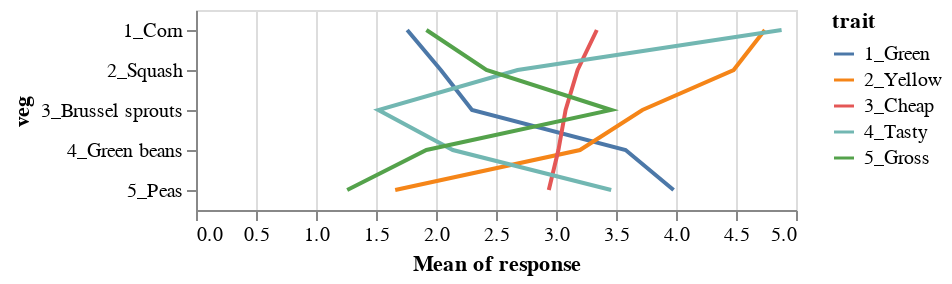

Notebook cell for this chart:
### Markdown cell above
### Line plot

Another way to show the trends within the traits across the vegetables would be to make a line plot.

**It's not usually a great idea to connect categorical variables with lines, since there is nothing between the vegetables**, but let's try it here to guide the eye.

### Code cell
alt.Chart(df).mark_line().encode(
    x = 'mean(response):Q',
    y = 'veg:N',
    color = 'trait:N'
)

### Figure 1 — Vega-Lite specification as saved in the notebook (floating-point values rounded to 4 significant figures; data arrays with more than 128 entries replaced by an {"elided": "..."} marker saying what was removed)
{"config": {"view": {"continuousWidth": 300, "continuousHeight": 300}}, "data": {"name": "data-07f93f6fab5f4d4715a804d075ffd351"}, "mark": {"type": "line"}, "encoding": {"color": {"field": "trait", "type": "nominal"}, "x": {"aggregate": "mean", "field": "response", "type": "quantitative"}, "y": {"field": "veg", "type": "nominal"}}, "$schema": "https://vega.github.io/schema/vega-lite/v5.8.0.json", "datasets": {"data-07f93f6fab5f4d4715a804d075ffd351": {"elided": "1250 records"}}}
